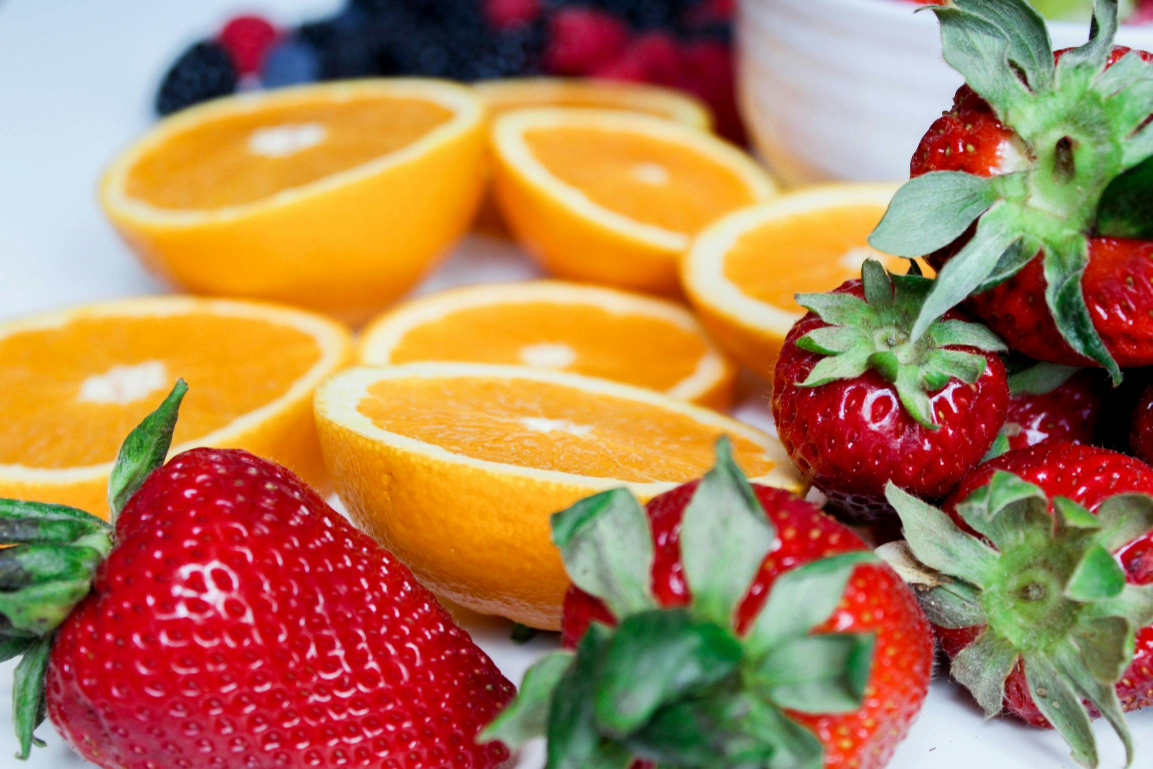
#> input picture fruits.jpg, 2305 x 1537 px, found by its file name (shown at 1/2 size)
$ python greenfilter.py
#> lines starting #> are read from the running program, lines starting #| are printed output that depends on the picture; after the words box and inside, x2 and y2 are one past the last pixel; in counts of white or black regions, pixels touching at a corner belong together
import cv2
import numpy as np

def enhance_green_weak(image_path, output_path="enhanced_green.png"):
    # Load the image
#> called with image_path = 'images/fruits.jpg', output_path = 'enhanced_green.png'
    img = cv2.imread(image_path)
#> img is the input picture: shape (1537, 2305, 3); mean B, G, R 86.5, 126.6, 173.8
    if img is None:
        print("Error: Could not load image.")
        return

    # Convert to LAB color space
    lab = cv2.cvtColor(img, cv2.COLOR_BGR2LAB)
#> lab: shape (1537, 2305, 3); mean of channels 0, 1, 2 150.6, 141.8, 158.2
    L, A, B = cv2.split(lab)
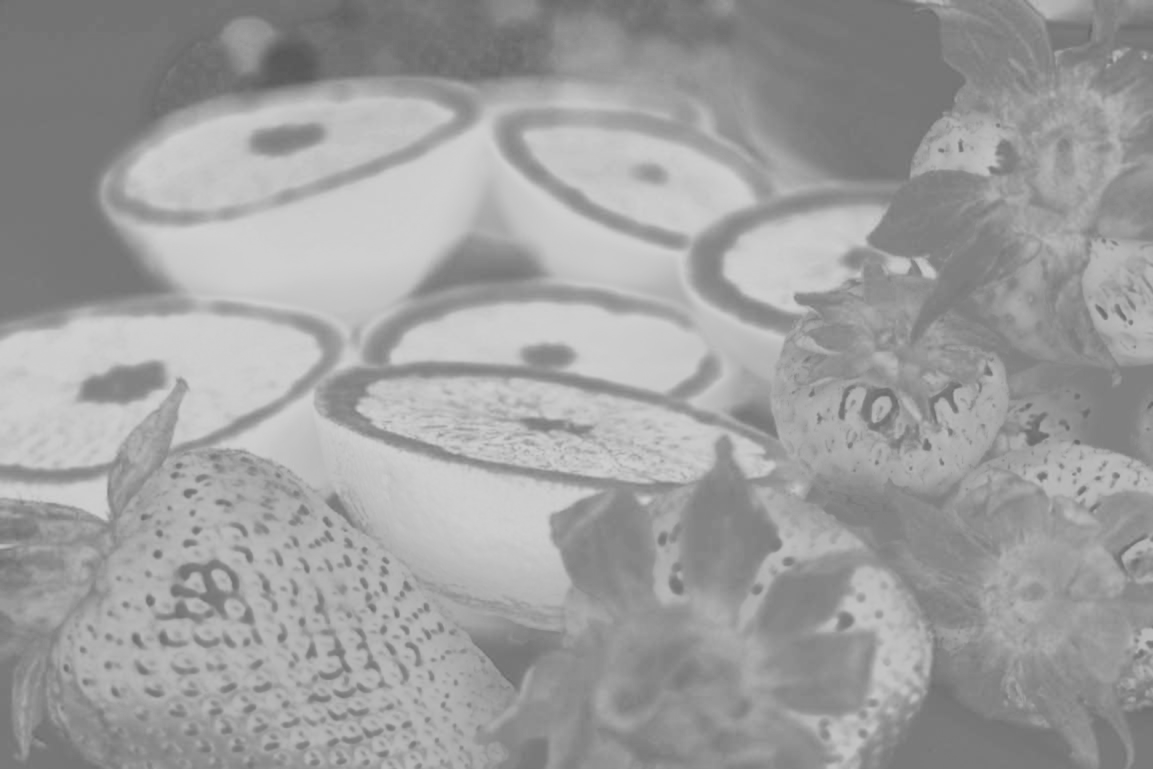
#> B: shape (1537, 2305) (shown at 1/2 size); min 85, max 209, mean 158.2

    # 🌟 Boost green tones (reduce A channel for green shift)
    A = cv2.subtract(A, 30)  # Increase green intensity
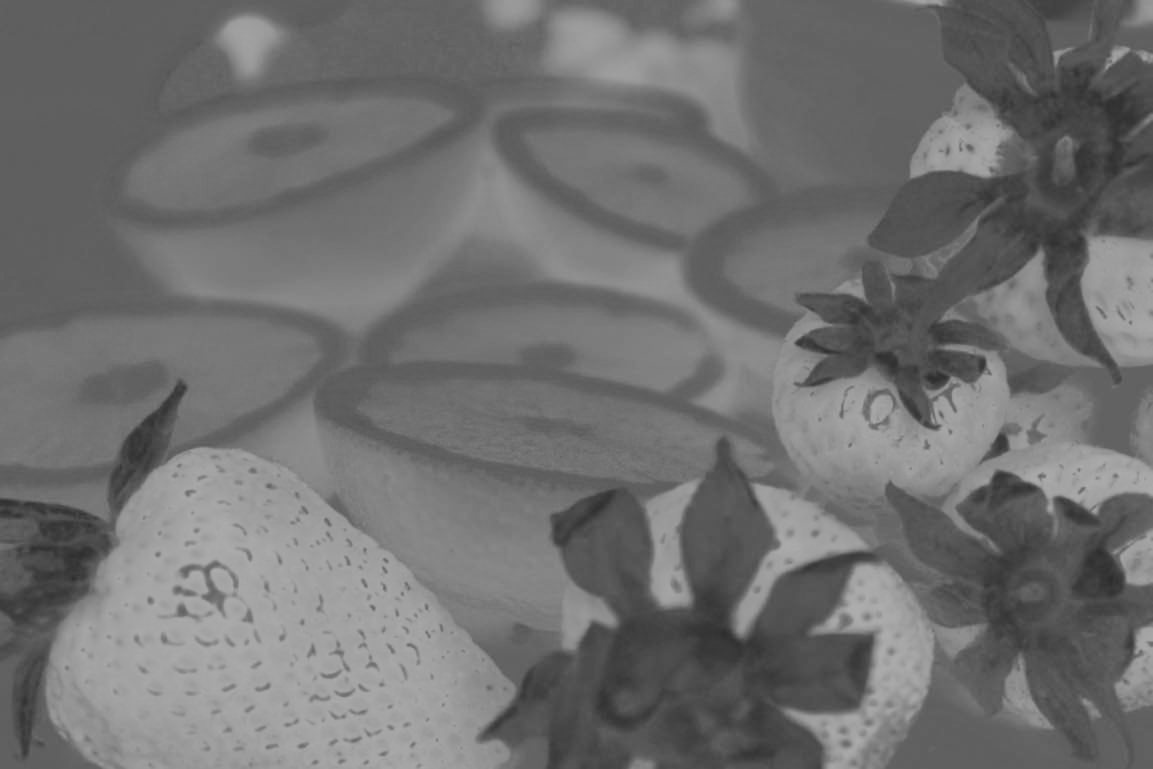
#> A: shape (1537, 2305) (shown at 1/2 size); min 44, max 175, mean 111.8

    # 🌟 Boost contrast using histogram equalization
    L = cv2.equalizeHist(L)
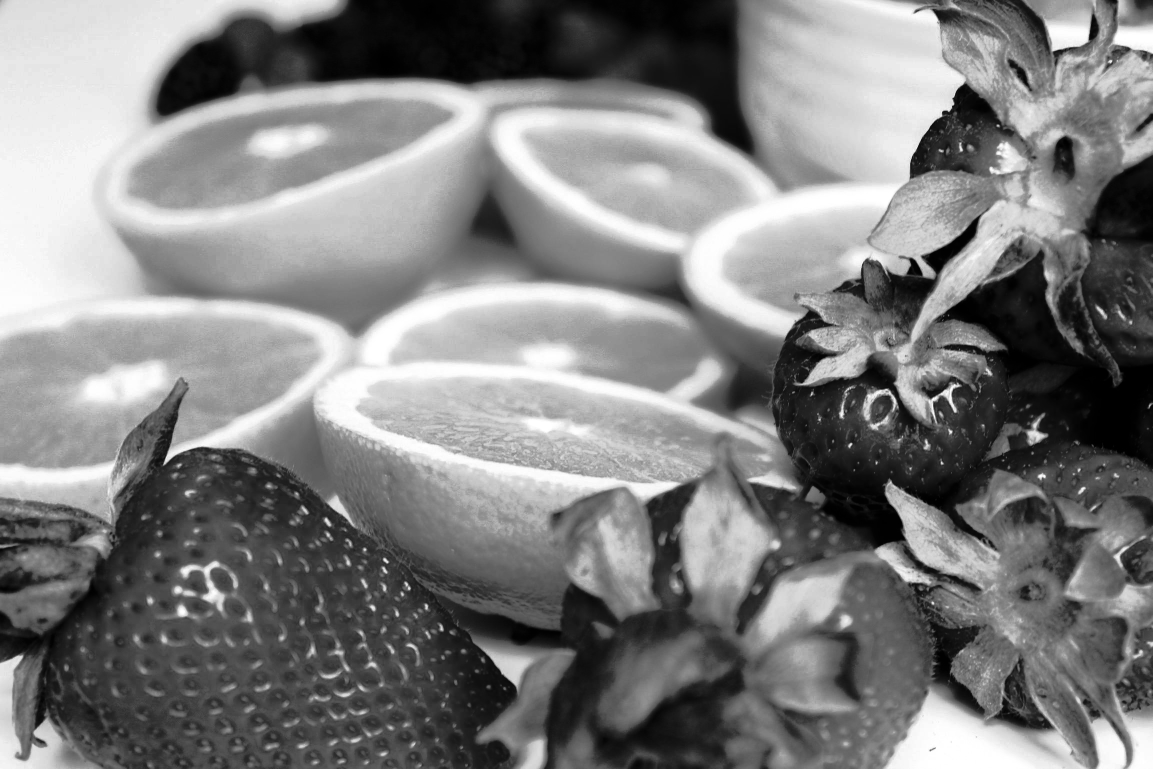
#> L: shape (1537, 2305) (shown at 1/2 size); min 0, max 255, mean 127.8

    # Merge adjusted channels
    enhanced_lab = cv2.merge([L, A, B])
#> enhanced_lab: shape (1537, 2305, 3); mean of channels 0, 1, 2 127.8, 111.8, 158.2
    enhanced_img = cv2.cvtColor(enhanced_lab, cv2.COLOR_LAB2BGR)

    # 🌟 Shift green tones to cyan or yellow for better visibility
    hsv = cv2.cvtColor(enhanced_img, cv2.COLOR_BGR2HSV)
#> hsv: shape (1537, 2305, 3); mean H, S, V 49.7, 202.6, 144.7
    lower_green = np.array([35, 40, 40])
    upper_green = np.array([85, 255, 255])
    mask = cv2.inRange(hsv, lower_green, upper_green)
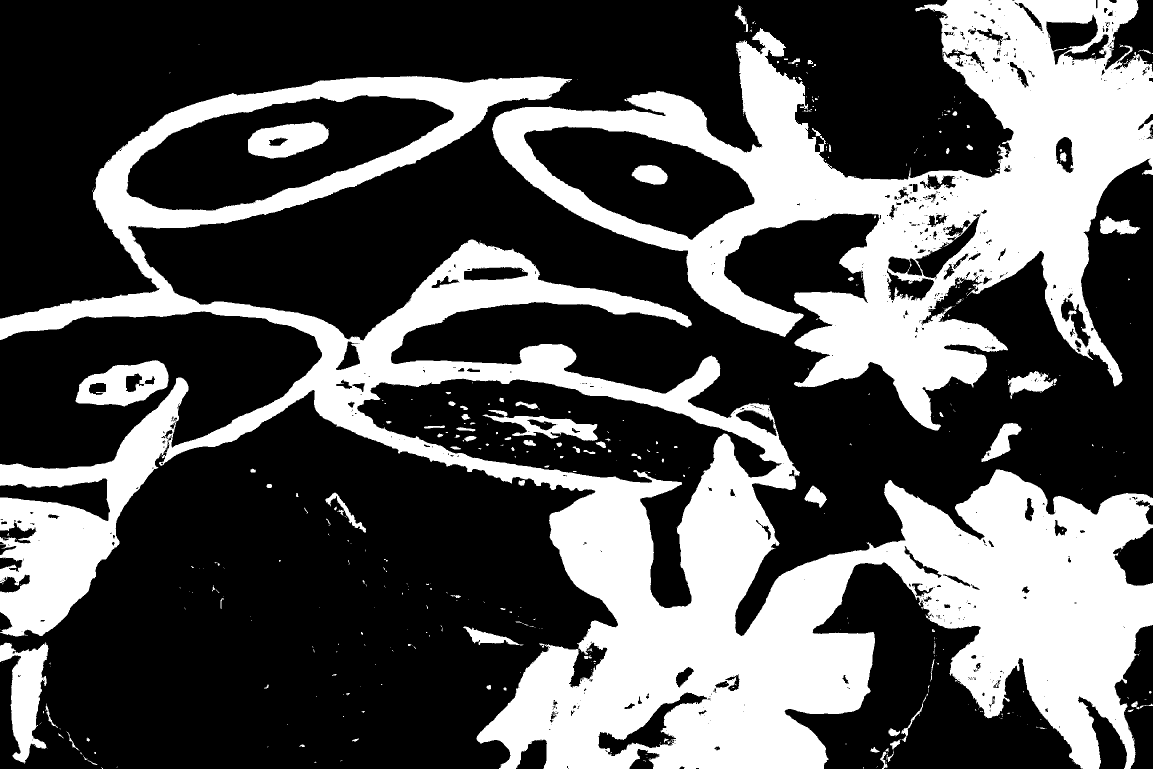
#> mask: shape (1537, 2305) (shown at 1/2 size); 33.8% white; 533 white regions (427 under 20 px), largest, box (x1, y1, x2, y2) and area: (0, 152, 2305, 1537) 758597, (984, 0, 2305, 861) 381852, (0, 1285, 97, 1527) 12087

    # Replace green with cyan (BGR for cyan = [255, 255, 0])
    enhanced_img[mask > 0] = [255, 255, 0]

    # 🌟 Add edge highlighting for better object separation
    edges = cv2.Canny(enhanced_img, 100, 200)
#> edges: shape (1537, 2305); 3% white in thin lines or dots
    enhanced_img[edges > 0] = [0, 0, 0]  # Black edges
#> enhanced_img: shape (1537, 2305, 3); mean B, G, R 117, 154.8, 73.5

    # Resize the image for display
    height, width = enhanced_img.shape[:2]
#> height = 1537; width = 2305
    max_height = 500
    if height > max_height:
        scaling_factor = max_height / height
#> scaling_factor = 0.325
        enhanced_img_resized = cv2.resize(enhanced_img, None, fx=scaling_factor, fy=scaling_factor, interpolation=cv2.INTER_AREA)
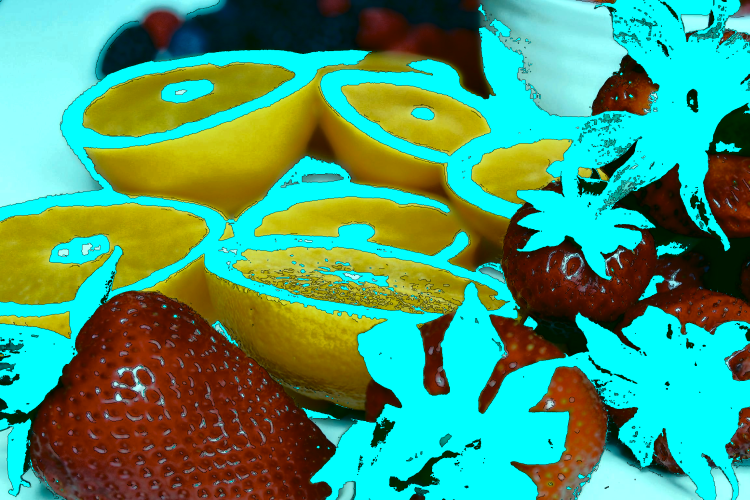
#> enhanced_img_resized: shape (500, 750, 3); mean B, G, R 117, 154.8, 73.5
    else:
        enhanced_img_resized = enhanced_img

    # Save and display result
    cv2.imwrite(output_path, enhanced_img)
    cv2.imshow("Enhanced for Green-weak Vision", enhanced_img_resized)
    cv2.waitKey(0)
    cv2.destroyAllWindows()

# Example usage
image_path = "images/fruits.jpg"
enhance_green_weak(image_path)

$ run again, with enhanced_blue.png saved as fruits.jpg
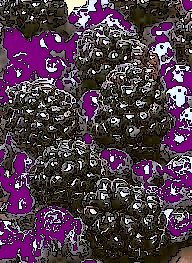
#> input picture enhanced_blue.png, 192 x 263 px, found by its file name
#> in enhance_green_weak, img is the input picture: shape (263, 192, 3); mean B, G, R 74.7, 58.8, 81.2
#> lab: shape (263, 192, 3); mean of channels 0, 1, 2 71.3, 138.4, 124.2
#> enhanced_lab: shape (263, 192, 3); mean of channels 0, 1, 2 122.1, 108.4, 124.2
#> hsv: shape (263, 192, 3); mean H, S, V 88.7, 160.5, 137.2
#> in enhance_green_weak, `mask = cv2.inRange(hsv, lower_green, upper_green)`:
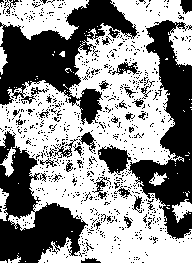
#> mask: shape (263, 192); 55.9% white; 823 black regions (784 under 20 px), largest, box (x1, y1, x2, y2) and area: (0, 0, 139, 125) 6811, (128, 20, 192, 239) 6040, (0, 131, 88, 263) 5175
#> edges: shape (263, 192); 24.1% white in thin lines or dots
#> in enhance_green_weak, `enhanced_img[edges > 0] = [0, 0, 0]`:
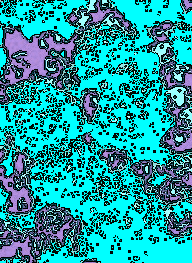
#> enhanced_img: shape (263, 192, 3); mean B, G, R 160.6, 153.3, 29.7

$ run again, with enhanced_red.png saved as fruits.jpg
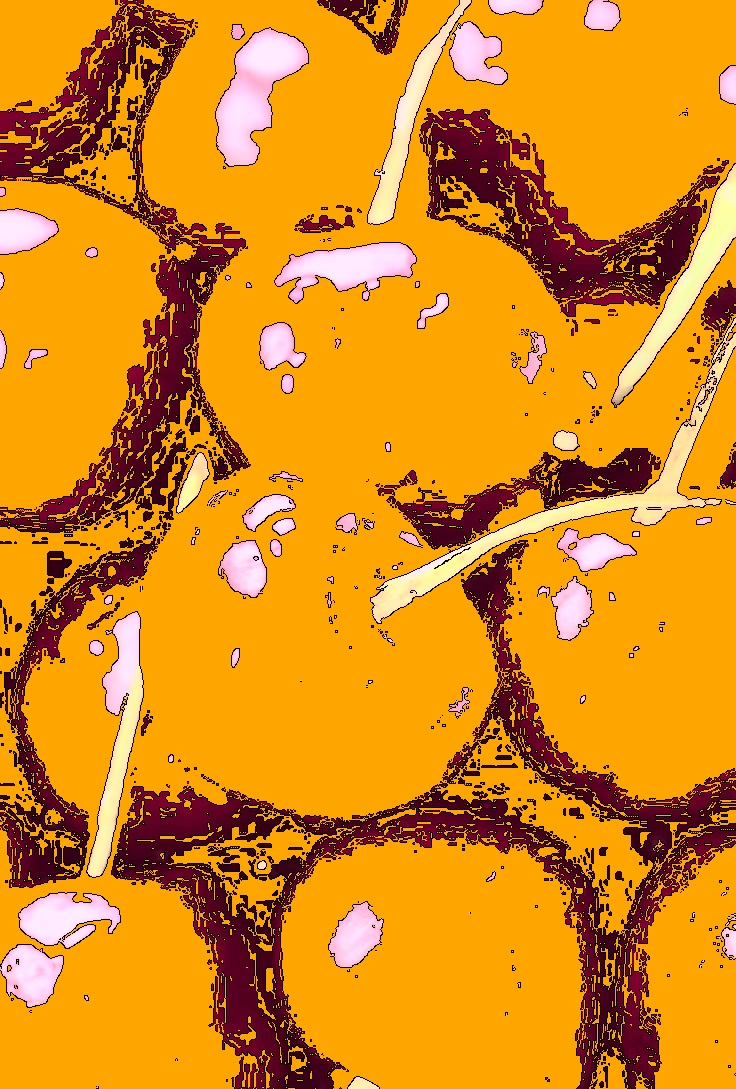
#> input picture enhanced_red.png, 736 x 1089 px, found by its file name
#> in enhance_green_weak, img is the input picture: shape (1089, 736, 3); mean B, G, R 24.5, 138.1, 216.2
#> lab: shape (1089, 736, 3); mean of channels 0, 1, 2 162.4, 150.7, 186.4
#> enhanced_lab: shape (1089, 736, 3); mean of channels 0, 1, 2 170.6, 120.7, 186.4
#> hsv: shape (1089, 736, 3); mean H, S, V 32, 191, 188.4
#> in enhance_green_weak, `mask = cv2.inRange(hsv, lower_green, upper_green)`:
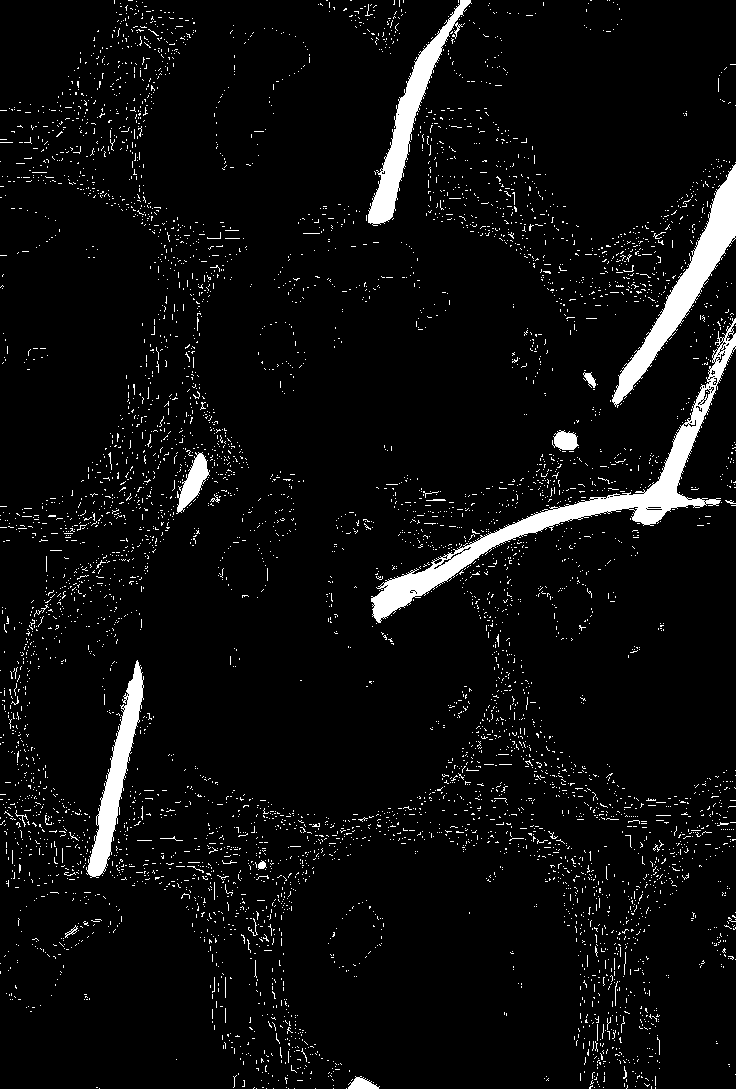
#> mask: shape (1089, 736); 5.2% white; 5767 white regions (5736 under 20 px), largest, box (x1, y1, x2, y2) and area: (371, 318, 736, 623) 9348, (612, 164, 736, 408) 5608, (368, 0, 472, 226) 4258
#> edges: shape (1089, 736); 12.3% white in thin lines or dots
#> in enhance_green_weak, `enhanced_img_resized = cv2.resize(enhanced_img, None, fx=scaling_facto..`:
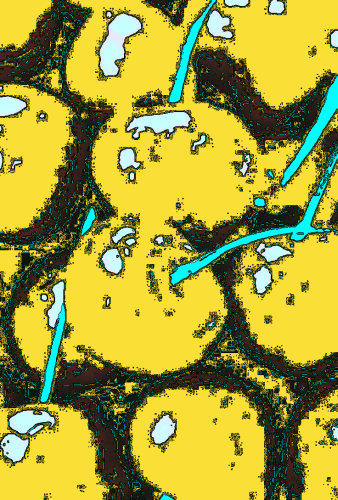
#> enhanced_img_resized: shape (500, 338, 3); mean B, G, R 56.4, 159.9, 163.8
